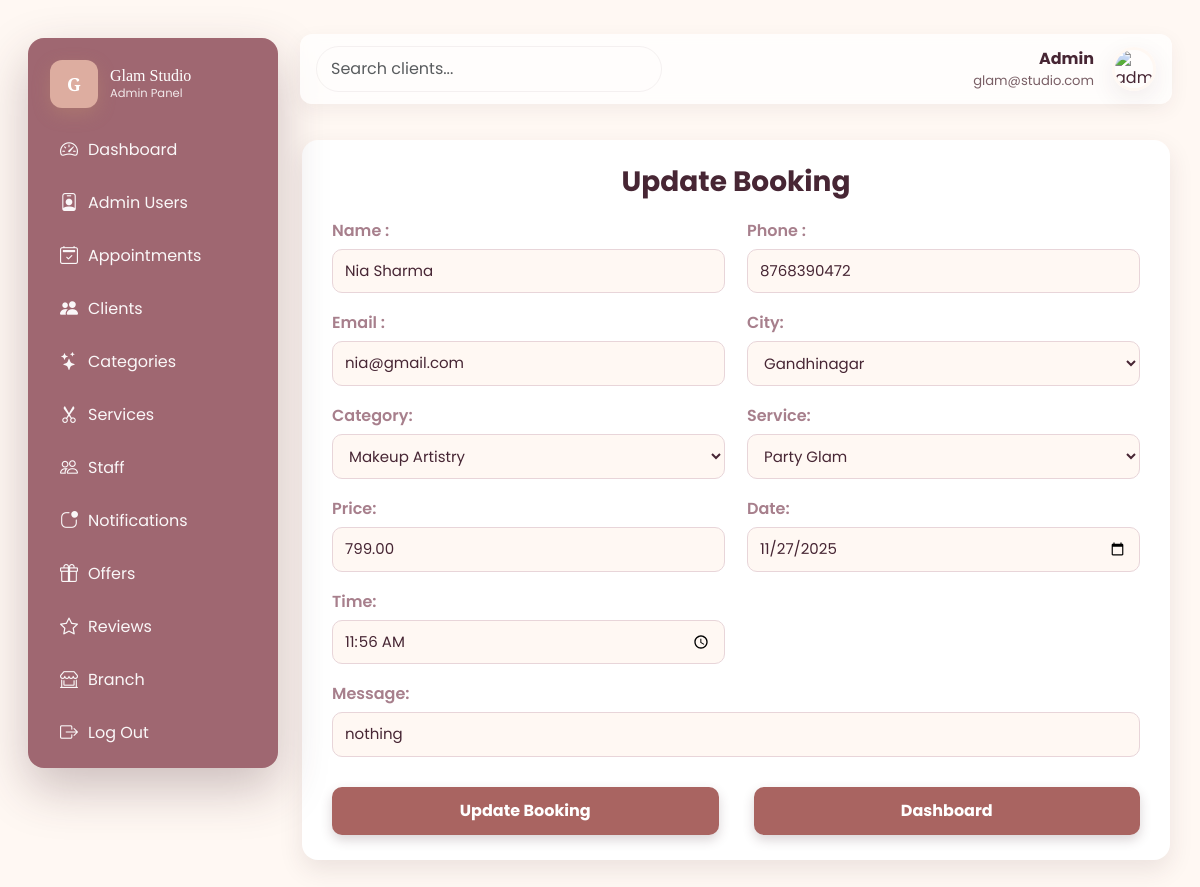
Page /admin/booking_up.php?id=3 (signed in) on the committed database.
### tables this page shows
CREATE TABLE `tbl_booking` (
  `id` int(11) NOT NULL,
  `name` varchar(255) NOT NULL,
  `phone` varchar(20) NOT NULL,
  `email` varchar(255) NOT NULL,
  `city_id` int(11) NOT NULL,
  `category_id` int(11) NOT NULL,
  `service_id` int(11) NOT NULL,
  `date` date NOT NULL,
  `time` time NOT NULL,
  `message` text DEFAULT NULL,
  `price` decimal(10,2) NOT NULL,
  `created_at` datetime DEFAULT current_timestamp()
);

CREATE TABLE `tbl_services` (
  `service_id` int(11) NOT NULL,
  `category_id` int(11) NOT NULL,
  `name` varchar(255) NOT NULL,
  `price` decimal(10,2) NOT NULL,
  `description` text DEFAULT NULL,
  `duration_minutes` int(11) DEFAULT NULL,
  `image` varchar(255) DEFAULT NULL,
  `status` tinyint(1) DEFAULT 1,
  `created_at` datetime DEFAULT current_timestamp()
);

### admin/booking_up.php (the view, shortened to what this page needs)
<?php
include("./conn.php");
$id = $_GET['id'];
$old = mysqli_fetch_assoc(mysqli_query($conn, "SELECT * FROM tbl_booking WHERE id='$id'"));
$name        = $_POST['upname']        ?? $old['name'];
$phone       = $_POST['uphone']        ?? $old['phone'];
$email       = $_POST['upemail']       ?? $old['email'];
$city_id     = $_POST['upcity_id']     ?? $old['city_id'];
$category_id = $_POST['upcategory_id'] ?? $old['category_id'];
$service_id  = $_POST['upservice_id']  ?? $old['service_id'];
$date        = $_POST['date']          ?? $old['date'];
$time        = $_POST['time']          ?? $old['time'];
$message     = $_POST['message']       ?? $old['message'];
$price = $old['price'];
if ($service_id) {
    $p = mysqli_fetch_assoc(mysqli_query($conn, "SELECT price FROM tbl_services WHERE service_id='$service_id'"));
    if ($p) $price = $p['price'];
}
?>
<!DOCTYPE html>
<html lang="en">
<head>
      <link href="https://cdn.jsdelivr.net/npm/bootstrap@5.3.2/dist/css/bootstrap.min.css" rel="stylesheet">
      <link href="https://cdn.jsdelivr.net/npm/bootstrap-icons@1.11.3/font/bootstrap-icons.css" rel="stylesheet">
    <link rel="stylesheet" href="admin.css">
</head>
<body>
   <?php include('./includes/header.php'); ?>
    <main class="main">
      <div class="form-container">
        <h3>Update Booking</h3>
        <form method="POST" action="">
          <div class="form-grid">
            <div>
                <label>Name :</label>
                <input type="text" name="upname" value="<?= $name ?>" required />
            </div>
            <div>
                <label>Phone :</label>
                <input type="text" name="uphone" value="<?= $phone ?>" required />
            </div>
            <div>
                <label>Email :</label>
                <input type="email" name="upemail" value="<?= $email ?>" required />
            </div>
            <div>
                <label>City:</label>
                <select name="upcity_id" required>
                    <option value="7"<?php if($city_id == 7) echo "selected"; ?>>Gandhinagar</option>
                  </select>
            </div>
            <div>
                <label>Category:</label>
                <select name="upcategory_id" required>
                    <?php
                    $categoryList = mysqli_query($conn, "SELECT * FROM tbl_categories WHERE status=1");
                    while ($r = mysqli_fetch_assoc($categoryList)) {
                        $sel = ($category_id == $r['id']) ? "selected" : "";
                        echo "<option value='{$r['id']}' $sel>{$r['name']}</option>";
                    }
                    ?>
                </select>
            </div>
            <div>
                <label>Service:</label>
                <select name="upservice_id" required>
                    <?php
                    if ($category_id) {
                        $serviceList = mysqli_query($conn, "SELECT * FROM tbl_services WHERE category_id='$category_id' AND status=1");
                        while ($s = mysqli_fetch_assoc($serviceList)) {
                            $sel = ($service_id == $s['service_id']) ? "selected" : "";
                            echo "<option value='{$s['service_id']}' $sel>{$s['name']}</option>";
                        }
                    }
                    ?>
                </select>
            </div>
            <div>
                <label>Price:</label>
                <input type="text" name="price" value="<?= $price ?>" readonly>
            </div>
            <div>
                <label>Date:</label>
                <input type="date" name="date" value="<?= $date ?>" required>
            </div>
            <div>
                <label>Time:</label>
                <input type="time" name="time" value="<?= $time ?>" required>
            </div>
            <div class="full">
                <label>Message:</label>
                <input type="text" name="message" value="<?= $message ?>">
            </div>
        </div>
          <div class="btn-row">
            <input type="submit" value="Update Booking" name="btn_update">
            <a href="booking.php" class="btn-dashboard">Dashboard</a>
          </div>
        </form>
      </div>
    </main>
</div>
</body>
</html>

### admin/admin.css (style rules this page uses)
:root { --blush: #F6D0D6; --rose-gold: #CFA46A; --ivory: #FFF8F3; --mauve: #a77f8c; --plum: #472634; --glass-alpha: rgba(255,255,255,0.55); --accent-gradient: none; --card-radius: 14px; }
* { box-sizing:border-box }
* { box-sizing: border-box; }
body { margin: 0; padding: 0; background: #FFF8F3; font-family: 'Poppins', system-ui, -apple-system, "Segoe UI", Roboto, "Helvetica Neue", Arial; }
.main { width:100%; padding: 6px 2px; }
:root { --blush: #F6D0D6; --rose-gold: #CFA46A; --ivory: #FFF8F3; --mauve: #a77f8c; --plum: #472634; }
body { background: #FFF8F3; margin: 0; padding: 40px; font-family: 'Poppins', sans-serif; color: var(--plum); }
.form-container { max-width: 1200px; margin: 30px auto; background: white; padding: 25px 30px; border-radius: 16px; box-shadow: 0 10px 25px rgba(71, 38, 52, 0.10); color: var(--plum); }
.form-container h3 { text-align: center; margin-bottom: 20px; font-weight: 700; color: var(--plum); }
.form-grid { display: grid; grid-template-columns: 1fr 1fr; gap: 18px 22px; }
.form-container label { font-weight: 600; color: var(--mauve); display: block; margin-bottom: 6px; }
.form-container input[type="text"], .form-container input[type="number"], .form-container input[type="email"], .form-container input[type="date"], .form-container input[type="time"], .form-container select { width: 100%; padding: 10px 12px; border: 1px solid #e8d5d9; border-radius: 10px; background: var(--ivory); color: var(--plum); font-size: 15px; outline: none; transition: 0.3s ease; }
.full { grid-column: 1 / span 2; }
.btn-row { display: flex; justify-content: space-between; gap: 35px; margin-top: 30px; }
.btn-row input[type="submit"], .btn-row .btn-dashboard { width: 100%; padding: 12px; background: #a96461; color: white; border: none; font-size: 16px; font-weight: 700; border-radius: 10px; box-shadow: 0 5px 12px rgba(71, 38, 52, 0.2); transition: 0.3s ease; text-align: center; cursor: pointer; display: block; text-decoration: none; }

### admin/includes/header.php (style rules this page uses)
:root { --blush: #F6D0D6; --rose-gold: #CFA46A; --ivory: #FFF8F3; --mauve: #a77f8c; --plum: #472634; --glass-alpha: rgba(255,255,255,0.55); --accent-gradient: none; --card-radius: 14px; }
* { box-sizing:border-box }
* { box-sizing: border-box; }
body { margin: 0; padding: 0; background: #FFF8F3; font-family: 'Poppins', system-ui, -apple-system, "Segoe UI", Roboto, "Helvetica Neue", Arial; }
:root { --blush: #F6D0D6; --rose-gold: #CFA46A; --ivory: #FFF8F3; --mauve: #a77f8c; --plum: #472634; }
body { background: #FFF8F3; margin: 0; padding: 40px; font-family: 'Poppins', sans-serif; color: var(--plum); }

### rows in the picture
tbl_booking: upname "Nia Sharma", uphone "8768390472", upemail "nia@gmail.com", upcity_id "Gandhinagar", date "11/27/2025", time "11:56:00", message "nothing"
tbl_services: price "799.00"

### other values in the picture
form field upcategory_id "Makeup Artistry"
form field upservice_id "Party Glam"
